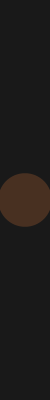
Frame 1 (no input)
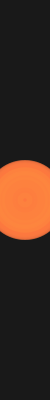
Frame 60 (the mouse pressed at the canvas centre just before this capture)
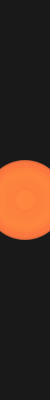
Frame 120 (the mouse held since frame 60 and released just before this capture)

The Processing sketch that drew these frames (run headless with seeded random() and noise(); from frame 60 on, the mouse is pressed at the canvas centre):

// Processing sketch: processing_185148
// ── processing_185148.pde

int counter;

void setup() {  //setup function called initially, only once
  size(50, 400);
  background(25);  //set background white
  colorMode(HSB);   //set colors to Hue, Saturation, Brightness mode
  counter = 50;
}

void draw() {  //draw function loops 
  counter++;
  noStroke();
  fill(random(25),190,255,52);
  
  if(mousePressed == true) { //add some interaction
    ellipse(mouseX, mouseY, 20, 20);
  }
  else {
    ellipse(width/2, height/2, 80*sin(counter), 80*sin(counter));
  }
}
